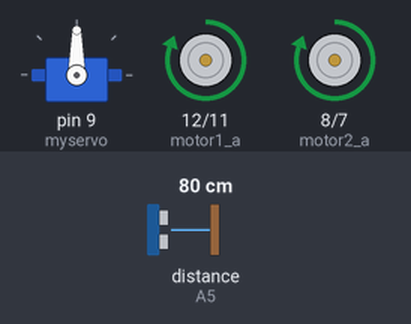
This sketch was run on a simulated Arduino Uno, built with avr-gcc and run on an emulated ATmega328P. Shown: servo, motor-driver pin pairs drawn as motors (green arrow = first pin HIGH = forward, orange = second pin HIGH = backward, longer = more drive, scaled by the enable pin). Inputs (shaded band) come from the test bench; at power-on: distance to the obstacle (sensor on A5) 80 cm. What the sketch prints to the serial monitor is not drawn.

Above: at 2.2 s.
2.3 s: distance to the obstacle (sensor on A5) set to 17 cm
3.8 s: distance to the obstacle (sensor on A5) set to 13 cm
At 4.8 s:
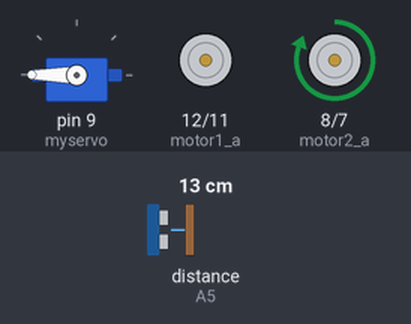
5.3 s: distance to the obstacle (sensor on A5) set to 16 cm
6.8 s: distance to the obstacle (sensor on A5) set to 21 cm
At 7.4 s:
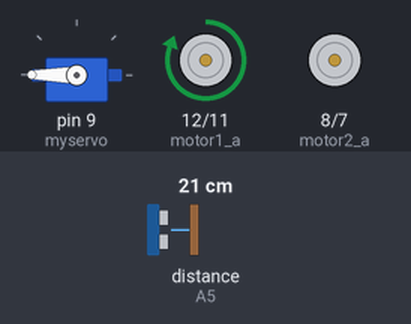
8.3 s: distance to the obstacle (sensor on A5) set to 2 cm
At 8.6 s:
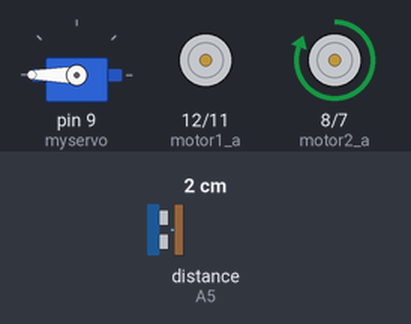
9.8 s: distance to the obstacle (sensor on A5) set to 35 cm
At 10.9 s:
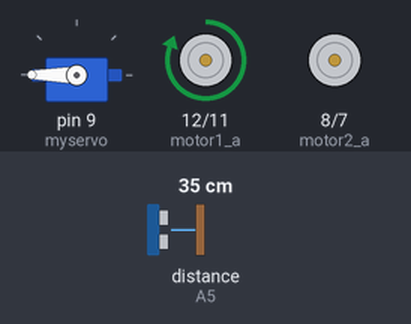
Timing chart, 0 to 12.3 s (numbered marks = the images above; inputs shaded):
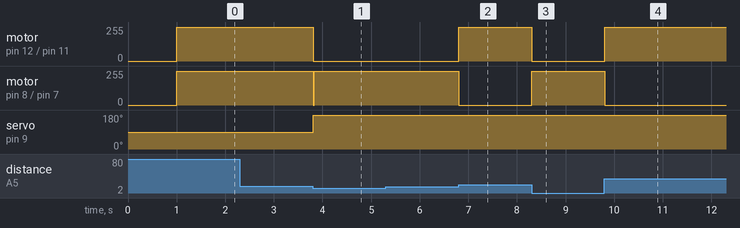

Measured:
- the behaviour switches between 16 and 15 cm on distance to the obstacle (sensor on A5) (found by bisection; images 0 and 1)
- the behaviour switches between 18 and 19 cm on distance to the obstacle (sensor on A5) (found by bisection; images 1 and 2)
- after the input at 3.8 s, motor on pin 12 (motor1_a) / pin 11 (motor1_b): forward 255/255 → stopped at once; motor on pin 8 (motor2_a) / pin 7 (motor2_b): forward 255/255 → stopped at once, → forward 255/255 0.02 s later; servo on pin 9 (myservo): 90° → 180° at once
- after the input at 6.8 s, motor on pin 12 (motor1_a) / pin 11 (motor1_b): stopped → forward 255/255 at once; motor on pin 8 (motor2_a) / pin 7 (motor2_b): forward 255/255 → stopped at once
- after the input at 8.3 s, motor on pin 12 (motor1_a) / pin 11 (motor1_b): forward 255/255 → stopped at once; motor on pin 8 (motor2_a) / pin 7 (motor2_b): stopped → forward 255/255 at once
- after the input at 9.8 s, motor on pin 12 (motor1_a) / pin 11 (motor1_b): stopped → forward 255/255 at once; motor on pin 8 (motor2_a) / pin 7 (motor2_b): forward 255/255 → stopped at once

The sketch:

autozed.ino
```cpp
#include <Ultrasonic.h>
#include <Servo.h>

#define motor1_a 12  // PRAVY
#define motor1_b 11
#define motor1_pwm 6
#define motor2_a 8
#define motor2_b 7
#define motor2_pwm 5

Servo myservo;
Ultrasonic ultrasonic(A4, A5);

int distance;
unsigned long startTime;
const int time = 1300;

bool hledaZed = true;
bool toceni = false;

void setup() {
  myservo.attach(9);
  Serial.begin(9600);
  pinMode(motor1_a, OUTPUT);
  pinMode(motor1_b, OUTPUT);
  pinMode(motor1_pwm, OUTPUT);
  pinMode(motor2_a, OUTPUT);
  pinMode(motor2_b, OUTPUT);
  pinMode(motor2_pwm, OUTPUT);
  ultrasonic.setTimeout(40000UL);
  myservo.write(90);
  delay(1000);
}

void loop() {
  if (!toceni) {
    distance = ultrasonic.read();
  }
  /*Serial.print("Distance in CM: ");*/
  Serial.println(distance);
  if (hledaZed && !toceni && distance > 16) {
    // jedeme dopředu směrem ke zdi
    motor1_dopredu();
    motor2_dopredu();
  } else if (hledaZed && distance < 16) {
    // našli jsme zeď
    if (!toceni) {
      motor1_stop();
      motor2_stop();
      myservo.write(180);
      delay(20);
      startTime = millis();
      toceni = true;
    }

    if (millis() < startTime + time) {
      Serial.println("Točíme se na místě");
      motor2_dopredu();
      motor1_stop();
    } else {
      hledaZed = false;
      toceni = false;
      Serial.println("hotovo");
    }
  } else if (!hledaZed && distance > 18) {
    // jedeme podél zdi
    motor1_dopredu();
    motor2_stop();
  } else if (!hledaZed && distance < 18) {
    // musíme se otočit

    motor2_dopredu();
    motor1_stop();
  }
}

void motor1_dopredu() {
  digitalWrite(motor1_a, HIGH);
  digitalWrite(motor1_b, LOW);
  digitalWrite(motor1_pwm, HIGH);
}

void motor1_dozadu() {
  digitalWrite(motor1_a, LOW);
  digitalWrite(motor1_b, HIGH);
  digitalWrite(motor1_pwm, HIGH);
}

void motor1_stop() {
  digitalWrite(motor1_a, LOW);
  digitalWrite(motor1_b, LOW);
  digitalWrite(motor1_pwm, HIGH);
}

void motor2_dopredu() {
  digitalWrite(motor2_a, HIGH);
  digitalWrite(motor2_b, LOW);
  digitalWrite(motor2_pwm, HIGH);
}

void motor2_dozadu() {
  digitalWrite(motor2_a, LOW);
  digitalWrite(motor2_b, HIGH);
  digitalWrite(motor2_pwm, HIGH);
}

void motor2_stop() {
  digitalWrite(motor2_a, LOW);
  digitalWrite(motor2_b, LOW);
  digitalWrite(motor2_pwm, HIGH);
}
```
